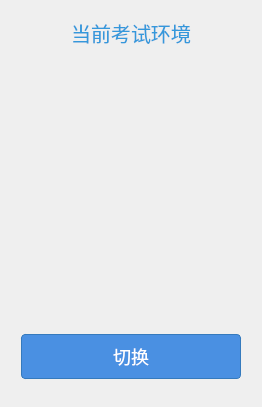
<?xml version="1.0" encoding="UTF-8"?>
<ui version="4.0">
	<class>ExamEnvPage</class>
	<widget class="QWidget" name="ExamEnvPage">
		<layout class="QVBoxLayout" name="verticalLayout">
			<item>
				<spacer name="topSpacer">
					<property name="orientation">
						<enum>Qt::Vertical</enum>
					</property>
					<property name="sizePolicy" stdset="0">
						<sizepolicy hsizetype="Preferred" vsizetype="Expanding">
						</sizepolicy>
					</property>
				</spacer>
			</item>
			<item>
				<widget class="QLabel" name="titleLabel">
					<property name="styleSheet">
						<string>font-size: 20px; color: #3498db;</string>
					</property>
					<property name="text">
						<string>当前考试环境</string>
					</property>
					<property name="alignment">
						<set>Qt::AlignCenter</set>
					</property>
				</widget>
			</item>
			<item>
				<widget class="QWidget" name="currentEnvContainer">
					<layout class="QVBoxLayout" name="currentEnvLayout">
						<item>
							<widget class="QLabel" name="currentEnvIconLabel">
								<property name="minimumSize">
									<size>
										<width>120</width>
										<height>180</height>
									</size>
								</property>
								<property name="sizePolicy">
									<sizepolicy hsizetype="Preferred" vsizetype="Fixed">
										<horstretch>0</horstretch>
										<verstretch>0</verstretch>
									</sizepolicy>
								</property>
								<property name="alignment">
									<set>Qt::AlignCenter</set>
								</property>
							</widget>
						</item>
						<item>
							<widget class="QLabel" name="currentEnvTextLabel">
								<property name="minimumSize">
									<size>
										<width>120</width>
										<height>60</height>
									</size>
								</property>
								<property name="sizePolicy">
									<sizepolicy hsizetype="Preferred" vsizetype="Fixed">
										<horstretch>0</horstretch>
										<verstretch>0</verstretch>
									</sizepolicy>
								</property>
								<property name="styleSheet">
									<string>font-size: 18px; color: #34495e;</string>
								</property>
								<property name="alignment">
									<set>Qt::AlignCenter</set>
								</property>
							</widget>
						</item>
					</layout>
				</widget>
			</item>
			<item alignment="Qt::AlignHCenter">
				<widget class="QPushButton" name="switchButton">
					<property name="minimumSize">
						<size>
							<width>240</width>
							<height>60</height>
						</size>
					</property>
					<property name="styleSheet">
						<string>
							QPushButton {
							background-color: #4a90e2;
							color: white;
							border: 1px solid #357abd;
							border-radius: 4px;
							padding: 8px 16px;
							font-size: 18px;
							qproperty-iconSize: 24px;
							margin: 10px;
							}
							QPushButton:hover {
							background-color: #6ca6e8;
							border-color: #4a90e2;
							}
							QPushButton:pressed {
							background-color: #357abd;
							border-color: #2a5f8a;
							}
							QPushButton:focus {
							outline: none;
							border: 2px solid #a0c5f7;
							}
						</string>
					</property>
					<property name="text">
						<string>切换</string>
					</property>
					<property name="sizePolicy">
						<sizepolicy hsizetype="Fixed" vsizetype="Fixed">
							<horstretch>0</horstretch>
							<verstretch>0</verstretch>
						</sizepolicy>
					</property>
				</widget>
			</item>
			<item>
				<spacer name="bottomSpacer">
					<property name="orientation">
						<enum>Qt::Vertical</enum>
					</property>
					<property name="sizePolicy" stdset="0">
						<sizepolicy hsizetype="Preferred" vsizetype="Expanding">
						</sizepolicy>
					</property>
				</spacer>
			</item>
		</layout>
	</widget>
</ui>
